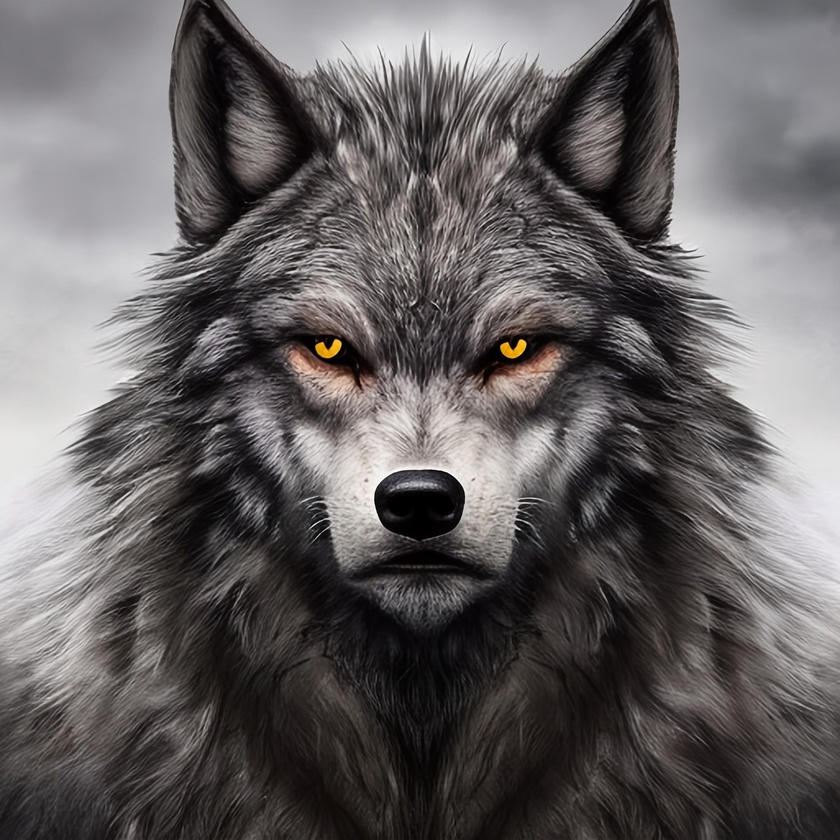
//> input picture OpenCV_Test/Wolf.jpg, 840 x 840 px, shrunk from 1280 x 1280 before the run
$ ./Assignment1   (built with g++ and OpenCV 4)
//> lines starting //> are read from the running program, lines starting //| are printed output that depends on the picture
#include <stdio.h>
#include <opencv/cv.h>
#include <opencv/highgui.h>

int main(void)
{
	IplImage* img = cvLoadImage("Wolf.jpg");
//> img is the input picture: 840 rows x 840 cols, CV_8UC3; mean B, G, R 98, 97.7, 101.4

	if (!img) {
		printf("Image can NOT Load!!!\n");
	}

	for (int j = 0; j < img->height / 2; j++) {
		for (int i = 0; i < img->width / 2; i++) {
			img->imageData[j*img->widthStep + i * 3 + 0] = 0;	// B
			img->imageData[j*img->widthStep + i * 3 + 1] = 0;	// G
			img->imageData[j*img->widthStep + i * 3 + 2] = 255;	// R
		}
	}
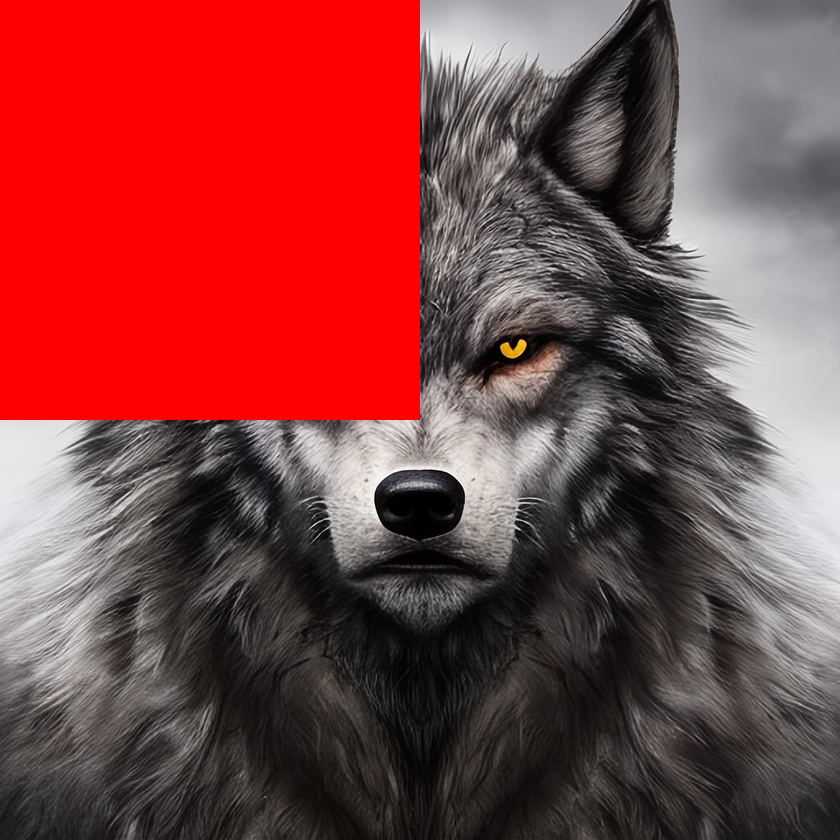
//> img: 840 rows x 840 cols, CV_8UC3; mean B, G, R 66.9, 66.9, 133.4

	for (int j = img->height / 2; j < img->height; j++) {
    for (int i = img->width / 2; i < img->width; i++) {
        img->imageData[j * img->widthStep + i * 3 + 0] = 0; // Blue
        img->imageData[j * img->widthStep + i * 3 + 1] = 255;   // Green
        img->imageData[j * img->widthStep + i * 3 + 2] = 0;   // Red
    }
}
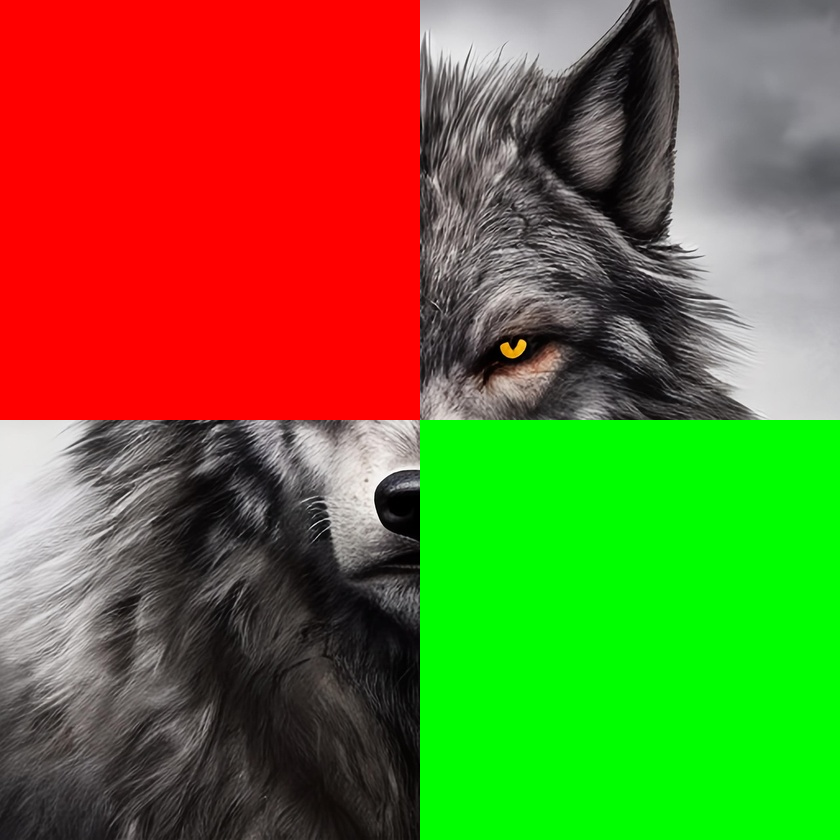
//> img: 840 rows x 840 cols, CV_8UC3; mean B, G, R 48.6, 112.2, 114
	cvNamedWindow("EPCL_Window");

	while(1) {
		cvShowImage("EPCL_Window", img);

		int key = cvWaitKey(10);
//> the Esc key is pressed

		if(key == 27)
			break;
	}

	cvReleaseImage(&img);

	return 0;
}

$ run again, with OpenCV_Test/01.jpg copied over OpenCV_Test/Wolf.jpg
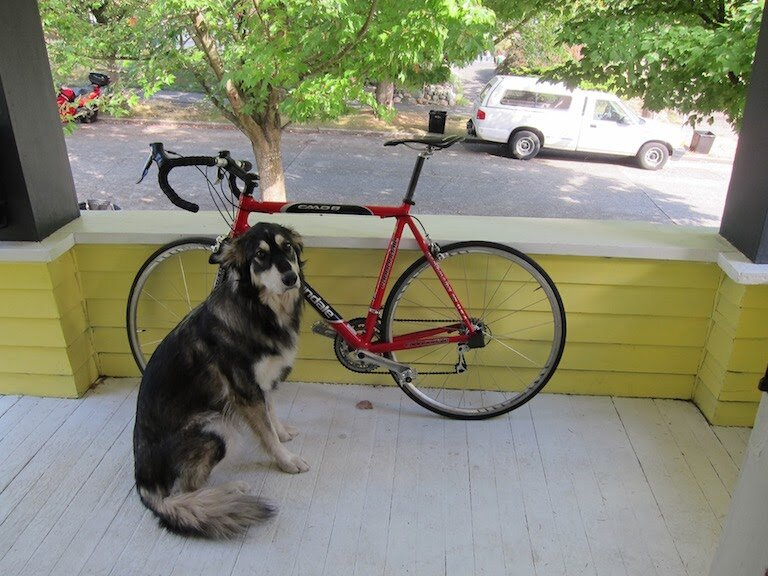
//> input picture OpenCV_Test/01.jpg, 768 x 576 px
//> img is the input picture: 576 rows x 768 cols, CV_8UC3; mean B, G, R 114, 135.7, 134.4
//> after the loop `for (int j = 0; j < img->height / 2; j++)`:
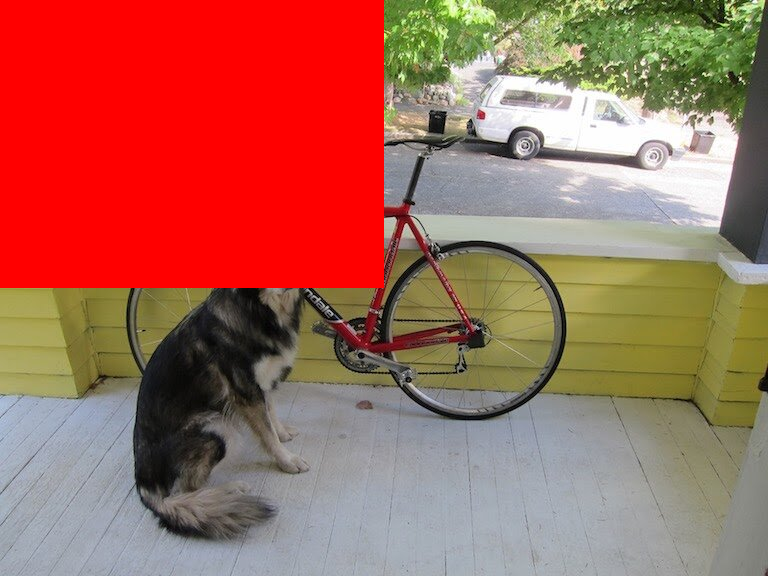
//> img: 576 rows x 768 cols, CV_8UC3; mean B, G, R 89.4, 103.9, 167.3
//> after the loop `for (int j = img->height / 2; j < img->height; j++)`:
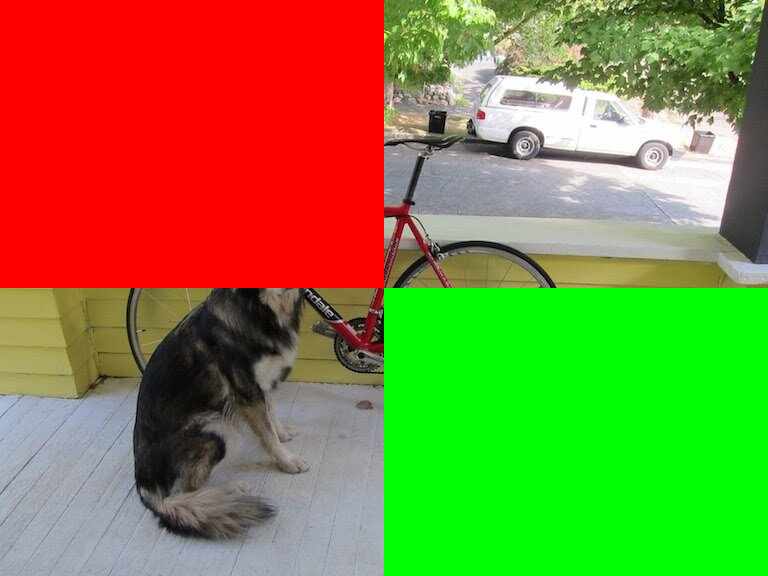
//> img: 576 rows x 768 cols, CV_8UC3; mean B, G, R 60.2, 132.6, 131.8

$ run again, with OpenCV_Test/02.jpg copied over OpenCV_Test/Wolf.jpg
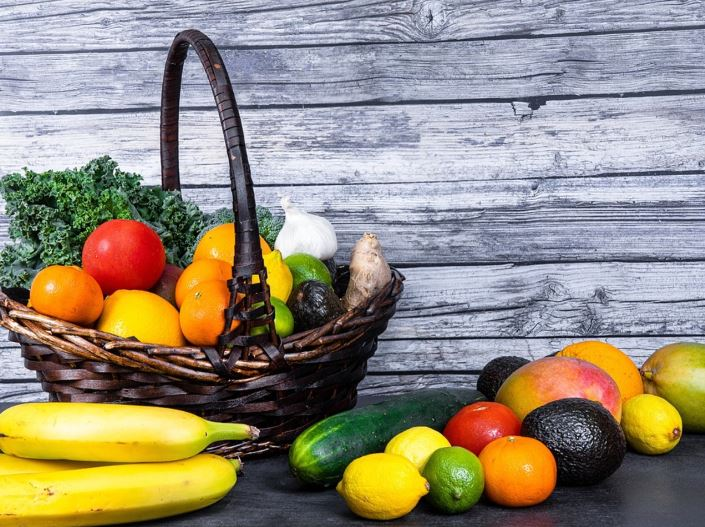
//> input picture OpenCV_Test/02.jpg, 705 x 527 px
//> img is the input picture: 527 rows x 705 cols, CV_8UC3; mean B, G, R 121.7, 138.9, 148
//> after the loop `for (int j = 0; j < img->height / 2; j++)`:
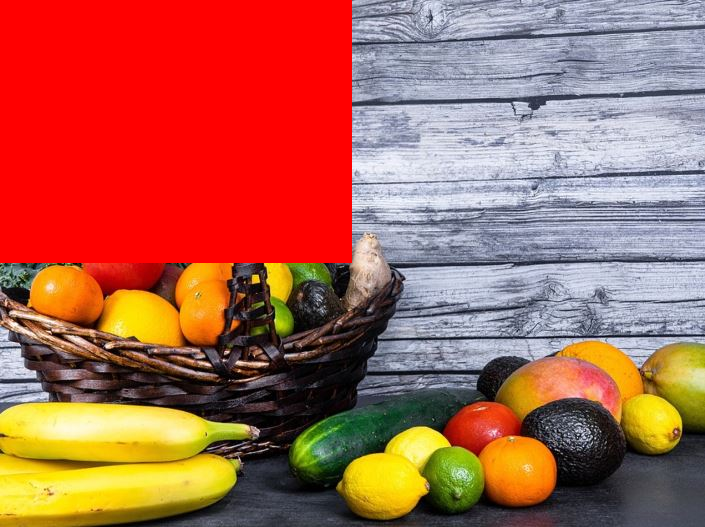
//> img: 527 rows x 705 cols, CV_8UC3; mean B, G, R 81.1, 99.7, 172.5
//> after the loop `for (int j = img->height / 2; j < img->height; j++)`:
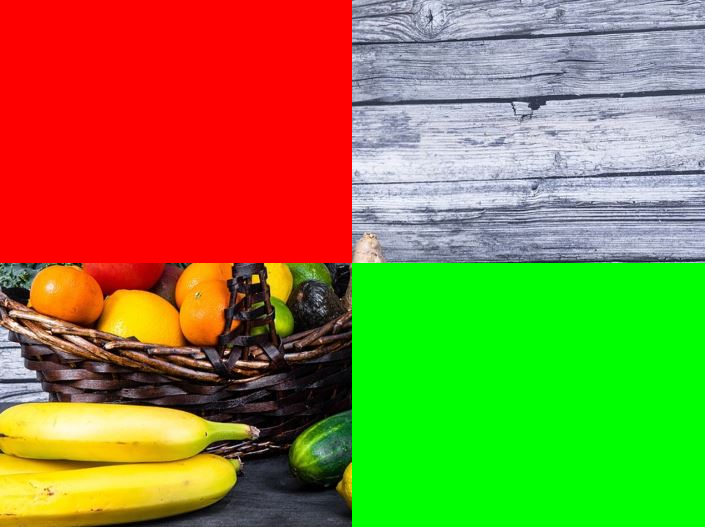
//> img: 527 rows x 705 cols, CV_8UC3; mean B, G, R 58.6, 133.9, 138.7

$ run again, with OpenCV_Test/03.jpg copied over OpenCV_Test/Wolf.jpg
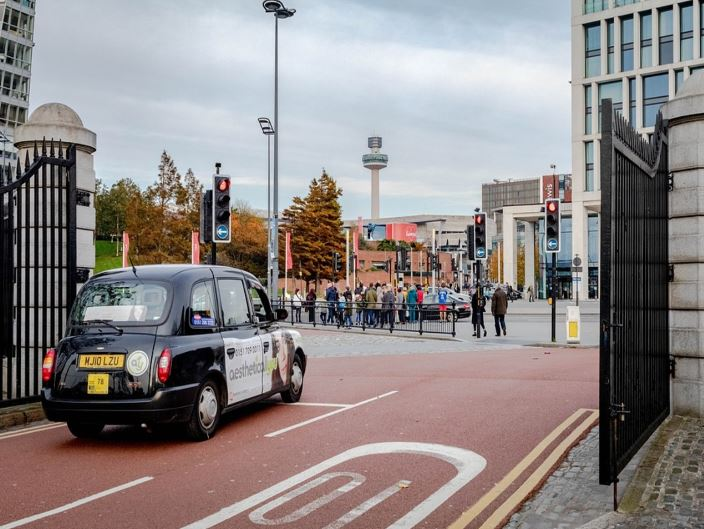
//> input picture OpenCV_Test/03.jpg, 704 x 529 px
//> img is the input picture: 529 rows x 704 cols, CV_8UC3; mean B, G, R 134.3, 134.7, 141.7
//> after the loop `for (int j = 0; j < img->height / 2; j++)`:
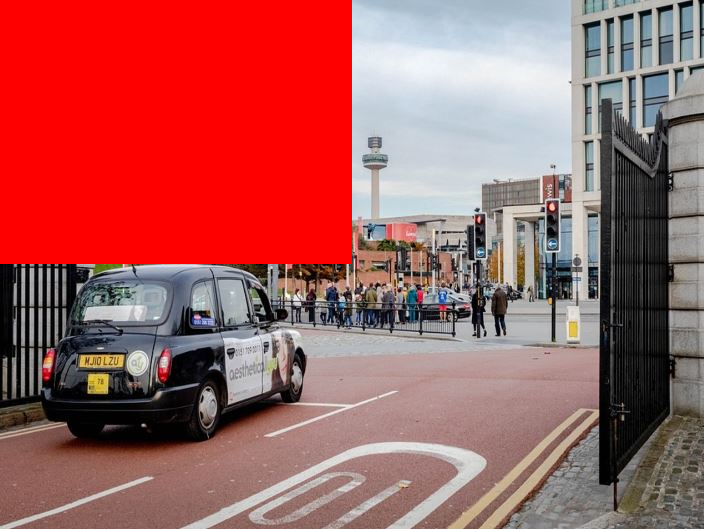
//> img: 529 rows x 704 cols, CV_8UC3; mean B, G, R 94.2, 94.8, 165.6
//> after the loop `for (int j = img->height / 2; j < img->height; j++)`:
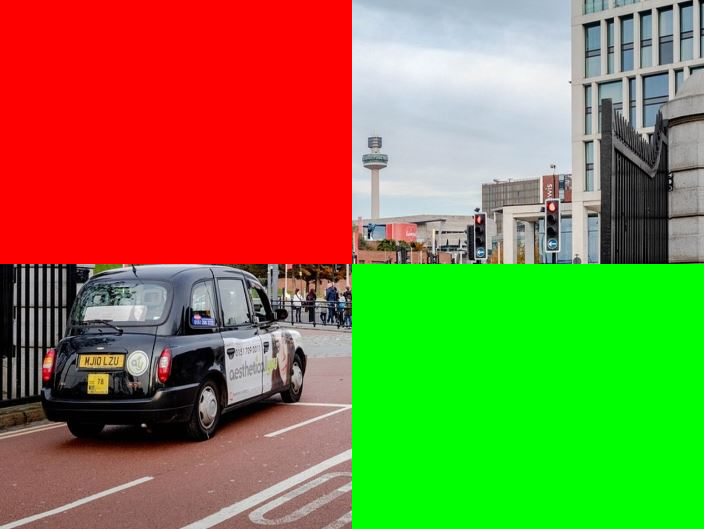
//> img: 529 rows x 704 cols, CV_8UC3; mean B, G, R 66.5, 130, 133.2
